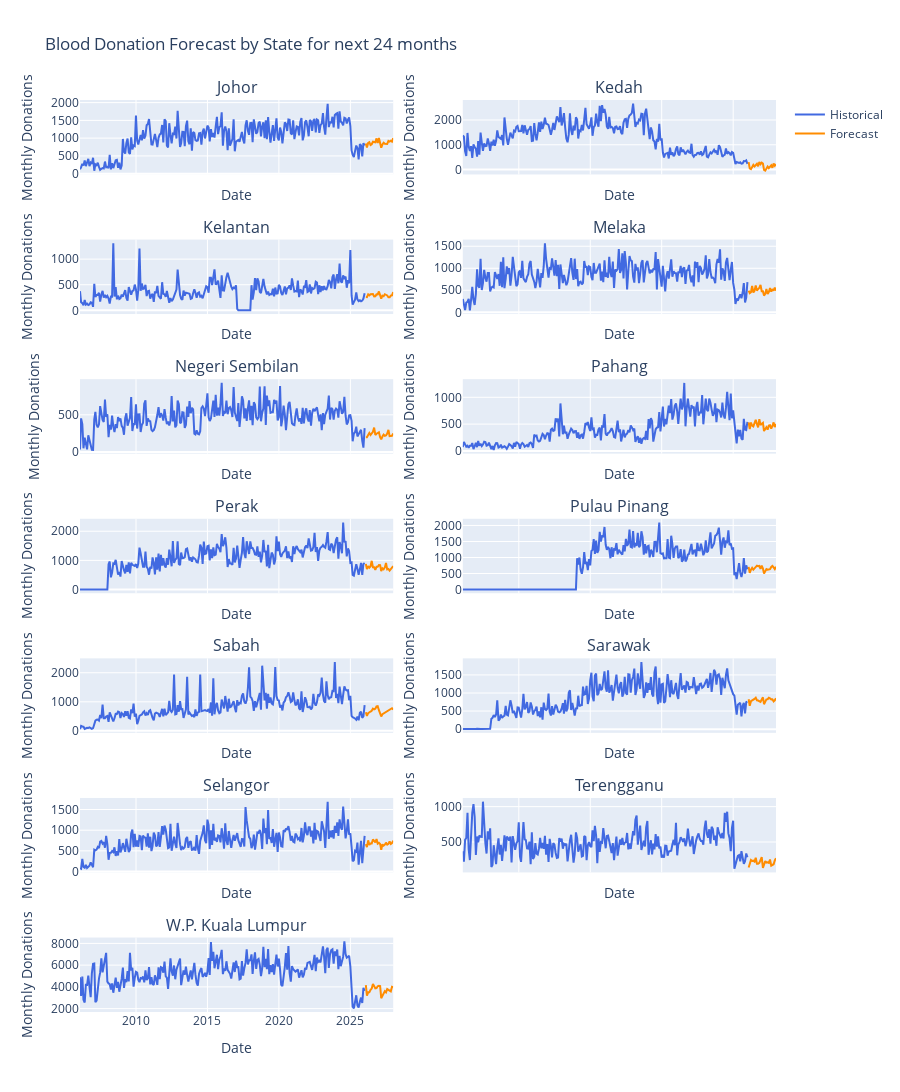

Source (notebook cell):
### Code cell
if not all_forecasts.empty:
    n_states = len(states)
    n_cols = 2
    n_rows = (n_states + n_cols - 1) // n_cols

    fig = make_subplots(
        rows=n_rows, 
        cols=n_cols,
        subplot_titles=states,
        shared_xaxes=True
    )

    for i, state in enumerate(states):
        row = i // n_cols + 1
        col = i % n_cols + 1
        
        state_monthly_data = monthly_data_all_states.get(state)
        state_forecast_data = all_forecasts[all_forecasts['state'] == state]

        if state_monthly_data is not None:
            fig.add_trace(go.Scatter(
                x=state_monthly_data.index, 
                y=state_monthly_data.values,
                name='Historical',
                legendgroup=state,
                showlegend=(i==0),
                line=dict(color='royalblue')
            ), row=row, col=col)
        
        if not state_forecast_data.empty:
            fig.add_trace(go.Scatter(
                x=state_forecast_data['forecast_date'], 
                y=state_forecast_data['forecasted_donations'],
                name='Forecast',
                legendgroup=state,
                showlegend=(i==0),
                line=dict(color='darkorange', dash='solid')
            ), row=row, col=col)

    fig.update_layout(
        title_text='Blood Donation Forecast by State for next 24 months',
        height=400 * n_rows,
        hovermode='x unified'
    )
    fig.update_xaxes(title_text='Date')
    fig.update_yaxes(title_text='Monthly Donations')
    
    fig.show()

    # Save the tuned forecasts to a CSV file
    all_forecasts.to_csv('tuned_blood_donation_forecast.csv', index=False)
    print("\nTuned time series forecasting has been completed.")
    print("The forecasts are saved in 'tuned_blood_donation_forecast.csv'.")

else:
    print("Could not generate any forecasts.")

### Figure 1 — Plotly figure (JSON) as saved in the notebook; plotly's stock layout.template omitted (floating-point values rounded to 4 significant figures; data arrays with more than 128 entries replaced by an {"elided": "..."} marker saying what was removed)
{"data": [{"legendgroup": "Johor", "line": {"color": "royalblue"}, "name": "Historical", "showlegend": true, "type": "scatter", "x": {"elided": "240 str values"}, "xaxis": "x", "y": {"elided": "240 int values"}, "yaxis": "y"}, {"legendgroup": "Johor", "line": {"color": "darkorange", "dash": "solid"}, "name": "Forecast", "showlegend": true, "type": "scatter", "x": ["2026-01-31T00:00:00.000000000", "2026-02-28T00:00:00.000000000", "2026-03-31T00:00:00.000000000", "2026-04-30T00:00:00.000000000", "2026-05-31T00:00:00.000000000", "2026-06-30T00:00:00.000000000", "2026-07-31T00:00:00.000000000", "2026-08-31T00:00:00.000000000", "2026-09-30T00:00:00.000000000", "2026-10-31T00:00:00.000000000", "2026-11-30T00:00:00.000000000", "2026-12-31T00:00:00.000000000", "2027-01-31T00:00:00.000000000", "2027-02-28T00:00:00.000000000", "2027-03-31T00:00:00.000000000", "2027-04-30T00:00:00.000000000", "2027-05-31T00:00:00.000000000", "2027-06-30T00:00:00.000000000", "2027-07-31T00:00:00.000000000", "2027-08-31T00:00:00.000000000", "2027-09-30T00:00:00.000000000", "2027-10-31T00:00:00.000000000", "2027-11-30T00:00:00.000000000", "2027-12-31T00:00:00.000000000"], "xaxis": "x", "y": [847.8, 735.7, 865.1, 886.2, 805.9, 827.3, 898.7, 897.3, 882.9, 992.5, 866.2, 1004.0, 842.4, 732.0, 822.0, 872.4, 839.7, 843.4, 835.6, 921.6, 901.8, 928.0, 901.8, 998.6], "yaxis": "y"}, {"legendgroup": "Kedah", "line": {"color": "royalblue"}, "name": "Historical", "showlegend": false, "type": "scatter", "x": {"elided": "240 str values"}, "xaxis": "x2", "y": {"elided": "240 int values"}, "yaxis": "y2"}, {"legendgroup": "Kedah", "line": {"color": "darkorange", "dash": "solid"}, "name": "Forecast", "showlegend": false, "type": "scatter", "x": ["2026-01-31T00:00:00.000000000", "2026-02-28T00:00:00.000000000", "2026-03-31T00:00:00.000000000", "2026-04-30T00:00:00.000000000", "2026-05-31T00:00:00.000000000", "2026-06-30T00:00:00.000000000", "2026-07-31T00:00:00.000000000", "2026-08-31T00:00:00.000000000", "2026-09-30T00:00:00.000000000", "2026-10-31T00:00:00.000000000", "2026-11-30T00:00:00.000000000", "2026-12-31T00:00:00.000000000", "2027-01-31T00:00:00.000000000", "2027-02-28T00:00:00.000000000", "2027-03-31T00:00:00.000000000", "2027-04-30T00:00:00.000000000", "2027-05-31T00:00:00.000000000", "2027-06-30T00:00:00.000000000", "2027-07-31T00:00:00.000000000", "2027-08-31T00:00:00.000000000", "2027-09-30T00:00:00.000000000", "2027-10-31T00:00:00.000000000", "2027-11-30T00:00:00.000000000", "2027-12-31T00:00:00.000000000"], "xaxis": "x2", "y": [294.9, 41.13, 10.93, 98.26, 183.5, 119.1, 161.9, 231.2, 132.0, 302.6, 213.4, 277.4, 239.6, -21.19, -50.64, 35.16, 119.3, 56.06, 97.69, 166.3, 69.33, 237.9, 150.2, 211.7], "yaxis": "y2"}, {"legendgroup": "Kelantan", "line": {"color": "royalblue"}, "name": "Historical", "showlegend": false, "type": "scatter", "x": {"elided": "240 str values"}, "xaxis": "x3", "y": {"elided": "240 int values"}, "yaxis": "y3"}, {"legendgroup": "Kelantan", "line": {"color": "darkorange", "dash": "solid"}, "name": "Forecast", "showlegend": false, "type": "scatter", "x": ["2026-01-31T00:00:00.000000000", "2026-02-28T00:00:00.000000000", "2026-03-31T00:00:00.000000000", "2026-04-30T00:00:00.000000000", "2026-05-31T00:00:00.000000000", "2026-06-30T00:00:00.000000000", "2026-07-31T00:00:00.000000000", "2026-08-31T00:00:00.000000000", "2026-09-30T00:00:00.000000000", "2026-10-31T00:00:00.000000000", "2026-11-30T00:00:00.000000000", "2026-12-31T00:00:00.000000000", "2027-01-31T00:00:00.000000000", "2027-02-28T00:00:00.000000000", "2027-03-31T00:00:00.000000000", "2027-04-30T00:00:00.000000000", "2027-05-31T00:00:00.000000000", "2027-06-30T00:00:00.000000000", "2027-07-31T00:00:00.000000000", "2027-08-31T00:00:00.000000000", "2027-09-30T00:00:00.000000000", "2027-10-31T00:00:00.000000000", "2027-11-30T00:00:00.000000000", "2027-12-31T00:00:00.000000000"], "xaxis": "x3", "y": [258.2, 256.9, 312.7, 292.6, 315.0, 322.8, 317.2, 271.6, 274.4, 311.8, 311.3, 367.6, 260.1, 229.5, 285.2, 274.2, 314.5, 300.8, 290.9, 254.4, 253.8, 287.7, 293.4, 356.6], "yaxis": "y3"}, {"legendgroup": "Melaka", "line": {"color": "royalblue"}, "name": "Historical", "showlegend": false, "type": "scatter", "x": {"elided": "240 str values"}, "xaxis": "x4", "y": {"elided": "240 int values"}, "yaxis": "y4"}, {"legendgroup": "Melaka", "line": {"color": "darkorange", "dash": "solid"}, "name": "Forecast", "showlegend": false, "type": "scatter", "x": ["2026-01-31T00:00:00.000000000", "2026-02-28T00:00:00.000000000", "2026-03-31T00:00:00.000000000", "2026-04-30T00:00:00.000000000", "2026-05-31T00:00:00.000000000", "2026-06-30T00:00:00.000000000", "2026-07-31T00:00:00.000000000", "2026-08-31T00:00:00.000000000", "2026-09-30T00:00:00.000000000", "2026-10-31T00:00:00.000000000", "2026-11-30T00:00:00.000000000", "2026-12-31T00:00:00.000000000", "2027-01-31T00:00:00.000000000", "2027-02-28T00:00:00.000000000", "2027-03-31T00:00:00.000000000", "2027-04-30T00:00:00.000000000", "2027-05-31T00:00:00.000000000", "2027-06-30T00:00:00.000000000", "2027-07-31T00:00:00.000000000", "2027-08-31T00:00:00.000000000", "2027-09-30T00:00:00.000000000", "2027-10-31T00:00:00.000000000", "2027-11-30T00:00:00.000000000", "2027-12-31T00:00:00.000000000"], "xaxis": "x4", "y": [492.7, 434.8, 455.9, 596.5, 448.5, 489.2, 611.6, 493.9, 525.2, 556.3, 621.1, 479.6, 477.9, 381.0, 417.2, 529.8, 416.8, 459.7, 551.1, 469.4, 528.0, 489.4, 560.8, 492.0], "yaxis": "y4"}, {"legendgroup": "Negeri Sembilan", "line": {"color": "royalblue"}, "name": "Historical", "showlegend": false, "type": "scatter", "x": {"elided": "240 str values"}, "xaxis": "x5", "y": {"elided": "240 int values"}, "yaxis": "y5"}, {"legendgroup": "Negeri Sembilan", "line": {"color": "darkorange", "dash": "solid"}, "name": "Forecast", "showlegend": false, "type": "scatter", "x": ["2026-01-31T00:00:00.000000000", "2026-02-28T00:00:00.000000000", "2026-03-31T00:00:00.000000000", "2026-04-30T00:00:00.000000000", "2026-05-31T00:00:00.000000000", "2026-06-30T00:00:00.000000000", "2026-07-31T00:00:00.000000000", "2026-08-31T00:00:00.000000000", "2026-09-30T00:00:00.000000000", "2026-10-31T00:00:00.000000000", "2026-11-30T00:00:00.000000000", "2026-12-31T00:00:00.000000000", "2027-01-31T00:00:00.000000000", "2027-02-28T00:00:00.000000000", "2027-03-31T00:00:00.000000000", "2027-04-30T00:00:00.000000000", "2027-05-31T00:00:00.000000000", "2027-06-30T00:00:00.000000000", "2027-07-31T00:00:00.000000000", "2027-08-31T00:00:00.000000000", "2027-09-30T00:00:00.000000000", "2027-10-31T00:00:00.000000000", "2027-11-30T00:00:00.000000000", "2027-12-31T00:00:00.000000000"], "xaxis": "x5", "y": [198.0, 197.6, 228.9, 256.3, 228.5, 248.6, 272.4, 327.3, 229.1, 245.8, 260.9, 265.9, 198.7, 169.7, 208.4, 234.7, 217.1, 222.2, 246.8, 297.6, 213.5, 213.7, 218.3, 248.9], "yaxis": "y5"}, {"legendgroup": "Pahang", "line": {"color": "royalblue"}, "name": "Historical", "showlegend": false, "type": "scatter", "x": {"elided": "240 str values"}, "xaxis": "x6", "y": {"elided": "240 int values"}, "yaxis": "y6"}, {"legendgroup": "Pahang", "line": {"color": "darkorange", "dash": "solid"}, "name": "Forecast", "showlegend": false, "type": "scatter", "x": ["2026-01-31T00:00:00.000000000", "2026-02-28T00:00:00.000000000", "2026-03-31T00:00:00.000000000", "2026-04-30T00:00:00.000000000", "2026-05-31T00:00:00.000000000", "2026-06-30T00:00:00.000000000", "2026-07-31T00:00:00.000000000", "2026-08-31T00:00:00.000000000", "2026-09-30T00:00:00.000000000", "2026-10-31T00:00:00.000000000", "2026-11-30T00:00:00.000000000", "2026-12-31T00:00:00.000000000", "2027-01-31T00:00:00.000000000", "2027-02-28T00:00:00.000000000", "2027-03-31T00:00:00.000000000", "2027-04-30T00:00:00.000000000", "2027-05-31T00:00:00.000000000", "2027-06-30T00:00:00.000000000", "2027-07-31T00:00:00.000000000", "2027-08-31T00:00:00.000000000", "2027-09-30T00:00:00.000000000", "2027-10-31T00:00:00.000000000", "2027-11-30T00:00:00.000000000", "2027-12-31T00:00:00.000000000"], "xaxis": "x6", "y": [533.7, 406.7, 530.0, 473.5, 456.4, 515.8, 579.1, 499.8, 440.2, 593.1, 480.4, 509.4, 524.3, 371.5, 420.2, 440.7, 397.6, 471.6, 479.8, 414.3, 465.2, 531.9, 444.6, 503.7], "yaxis": "y6"}, {"legendgroup": "Perak", "line": {"color": "royalblue"}, "name": "Historical", "showlegend": false, "type": "scatter", "x": {"elided": "240 str values"}, "xaxis": "x7", "y": {"elided": "240 int values"}, "yaxis": "y7"}, {"legendgroup": "Perak", "line": {"color": "darkorange", "dash": "solid"}, "name": "Forecast", "showlegend": false, "type": "scatter", "x": ["2026-01-31T00:00:00.000000000", "2026-02-28T00:00:00.000000000", "2026-03-31T00:00:00.000000000", "2026-04-30T00:00:00.000000000", "2026-05-31T00:00:00.000000000", "2026-06-30T00:00:00.000000000", "2026-07-31T00:00:00.000000000", "2026-08-31T00:00:00.000000000", "2026-09-30T00:00:00.000000000", "2026-10-31T00:00:00.000000000", "2026-11-30T00:00:00.000000000", "2026-12-31T00:00:00.000000000", "2027-01-31T00:00:00.000000000", "2027-02-28T00:00:00.000000000", "2027-03-31T00:00:00.000000000", "2027-04-30T00:00:00.000000000", "2027-05-31T00:00:00.000000000", "2027-06-30T00:00:00.000000000", "2027-07-31T00:00:00.000000000", "2027-08-31T00:00:00.000000000", "2027-09-30T00:00:00.000000000", "2027-10-31T00:00:00.000000000", "2027-11-30T00:00:00.000000000", "2027-12-31T00:00:00.000000000"], "xaxis": "x7", "y": [876.0, 701.1, 805.1, 750.3, 799.1, 985.0, 765.5, 761.9, 674.2, 780.1, 782.6, 840.4, 836.5, 633.7, 724.7, 692.7, 758.5, 910.0, 691.6, 707.6, 650.8, 704.3, 744.7, 800.0], "yaxis": "y7"}, {"legendgroup": "Pulau Pinang", "line": {"color": "royalblue"}, "name": "Historical", "showlegend": false, "type": "scatter", "x": {"elided": "240 str values"}, "xaxis": "x8", "y": {"elided": "240 int values"}, "yaxis": "y8"}, {"legendgroup": "Pulau Pinang", "line": {"color": "darkorange", "dash": "solid"}, "name": "Forecast", "showlegend": false, "type": "scatter", "x": ["2026-01-31T00:00:00.000000000", "2026-02-28T00:00:00.000000000", "2026-03-31T00:00:00.000000000", "2026-04-30T00:00:00.000000000", "2026-05-31T00:00:00.000000000", "2026-06-30T00:00:00.000000000", "2026-07-31T00:00:00.000000000", "2026-08-31T00:00:00.000000000", "2026-09-30T00:00:00.000000000", "2026-10-31T00:00:00.000000000", "2026-11-30T00:00:00.000000000", "2026-12-31T00:00:00.000000000", "2027-01-31T00:00:00.000000000", "2027-02-28T00:00:00.000000000", "2027-03-31T00:00:00.000000000", "2027-04-30T00:00:00.000000000", "2027-05-31T00:00:00.000000000", "2027-06-30T00:00:00.000000000", "2027-07-31T00:00:00.000000000", "2027-08-31T00:00:00.000000000", "2027-09-30T00:00:00.000000000", "2027-10-31T00:00:00.000000000", "2027-11-30T00:00:00.000000000", "2027-12-31T00:00:00.000000000"], "xaxis": "x8", "y": [706.4, 519.8, 618.5, 675.0, 618.0, 651.9, 685.6, 745.7, 728.2, 737.0, 647.3, 742.6, 656.9, 501.8, 566.6, 638.7, 619.7, 618.1, 634.0, 705.3, 734.3, 690.6, 638.3, 710.5], "yaxis": "y8"}, {"legendgroup": "Sabah", "line": {"color": "royalblue"}, "name": "Historical", "showlegend": false, "type": "scatter", "x": {"elided": "240 str values"}, "xaxis": "x9", "y": {"elided": "240 int values"}, "yaxis": "y9"}, {"legendgroup": "Sabah", "line": {"color": "darkorange", "dash": "solid"}, "name": "Forecast", "showlegend": false, "type": "scatter", "x": ["2026-01-31T00:00:00.000000000", "2026-02-28T00:00:00.000000000", "2026-03-31T00:00:00.000000000", "2026-04-30T00:00:00.000000000", "2026-05-31T00:00:00.000000000", "2026-06-30T00:00:00.000000000", "2026-07-31T00:00:00.000000000", "2026-08-31T00:00:00.000000000", "2026-09-30T00:00:00.000000000", "2026-10-31T00:00:00.000000000", "2026-11-30T00:00:00.000000000", "2026-12-31T00:00:00.000000000", "2027-01-31T00:00:00.000000000", "2027-02-28T00:00:00.000000000", "2027-03-31T00:00:00.000000000", "2027-04-30T00:00:00.000000000", "2027-05-31T00:00:00.000000000", "2027-06-30T00:00:00.000000000", "2027-07-31T00:00:00.000000000", "2027-08-31T00:00:00.000000000", "2027-09-30T00:00:00.000000000", "2027-10-31T00:00:00.000000000", "2027-11-30T00:00:00.000000000", "2027-12-31T00:00:00.000000000"], "xaxis": "x9", "y": [638.0, 514.8, 608.5, 647.6, 664.1, 689.5, 764.3, 739.7, 757.7, 839.3, 850.4, 710.6, 590.8, 495.0, 571.3, 598.2, 604.7, 643.5, 684.4, 707.5, 728.7, 761.3, 778.3, 728.3], "yaxis": "y9"}, {"legendgroup": "Sarawak", "line": {"color": "royalblue"}, "name": "Historical", "showlegend": false, "type": "scatter", "x": {"elided": "240 str values"}, "xaxis": "x10", "y": {"elided": "240 int values"}, "yaxis": "y10"}, {"legendgroup": "Sarawak", "line": {"color": "darkorange", "dash": "solid"}, "name": "Forecast", "showlegend": false, "type": "scatter", "x": ["2026-01-31T00:00:00.000000000", "2026-02-28T00:00:00.000000000", "2026-03-31T00:00:00.000000000", "2026-04-30T00:00:00.000000000", "2026-05-31T00:00:00.000000000", "2026-06-30T00:00:00.000000000", "2026-07-31T00:00:00.000000000", "2026-08-31T00:00:00.000000000", "2026-09-30T00:00:00.000000000", "2026-10-31T00:00:00.000000000", "2026-11-30T00:00:00.000000000", "2026-12-31T00:00:00.000000000", "2027-01-31T00:00:00.000000000", "2027-02-28T00:00:00.000000000", "2027-03-31T00:00:00.000000000", "2027-04-30T00:00:00.000000000", "2027-05-31T00:00:00.000000000", "2027-06-30T00:00:00.000000000", "2027-07-31T00:00:00.000000000", "2027-08-31T00:00:00.000000000", "2027-09-30T00:00:00.000000000", "2027-10-31T00:00:00.000000000", "2027-11-30T00:00:00.000000000", "2027-12-31T00:00:00.000000000"], "xaxis": "x10", "y": [826.4, 646.6, 772.4, 796.0, 795.3, 836.9, 869.8, 798.7, 790.9, 763.4, 754.0, 818.0, 880.8, 689.6, 769.8, 823.9, 828.2, 866.7, 848.9, 822.7, 825.8, 766.3, 796.0, 854.2], "yaxis": "y10"}, {"legendgroup": "Selangor", "line": {"color": "royalblue"}, "name": "Historical", "showlegend": false, "type": "scatter", "x": {"elided": "240 str values"}, "xaxis": "x11", "y": {"elided": "240 int values"}, "yaxis": "y11"}, {"legendgroup": "Selangor", "line": {"color": "darkorange", "dash": "solid"}, "name": "Forecast", "showlegend": false, "type": "scatter", "x": ["2026-01-31T00:00:00.000000000", "2026-02-28T00:00:00.000000000", "2026-03-31T00:00:00.000000000", "2026-04-30T00:00:00.000000000", "2026-05-31T00:00:00.000000000", "2026-06-30T00:00:00.000000000", "2026-07-31T00:00:00.000000000", "2026-08-31T00:00:00.000000000", "2026-09-30T00:00:00.000000000", "2026-10-31T00:00:00.000000000", "2026-11-30T00:00:00.000000000", "2026-12-31T00:00:00.000000000", "2027-01-31T00:00:00.000000000", "2027-02-28T00:00:00.000000000", "2027-03-31T00:00:00.000000000", "2027-04-30T00:00:00.000000000", "2027-05-31T00:00:00.000000000", "2027-06-30T00:00:00.000000000", "2027-07-31T00:00:00.000000000", "2027-08-31T00:00:00.000000000", "2027-09-30T00:00:00.000000000", "2027-10-31T00:00:00.000000000", "2027-11-30T00:00:00.000000000", "2027-12-31T00:00:00.000000000"], "xaxis": "x11", "y": [660.6, 589.6, 754.4, 643.2, 679.7, 679.3, 775.7, 726.1, 706.2, 787.1, 675.1, 693.7, 667.8, 525.0, 657.6, 624.9, 648.4, 699.0, 649.4, 669.6, 729.1, 666.7, 687.8, 747.8], "yaxis": "y11"}, {"legendgroup": "Terengganu", "line": {"color": "royalblue"}, "name": "Historical", "showlegend": false, "type": "scatter", "x": {"elided": "240 str values"}, "xaxis": "x12", "y": {"elided": "240 int values"}, "yaxis": "y12"}, {"legendgroup": "Terengganu", "line": {"color": "darkorange", "dash": "solid"}, "name": "Forecast", "showlegend": false, "type": "scatter", "x": ["2026-01-31T00:00:00.000000000", "2026-02-28T00:00:00.000000000", "2026-03-31T00:00:00.000000000", "2026-04-30T00:00:00.000000000", "2026-05-31T00:00:00.000000000", "2026-06-30T00:00:00.000000000", "2026-07-31T00:00:00.000000000", "2026-08-31T00:00:00.000000000", "2026-09-30T00:00:00.000000000", "2026-10-31T00:00:00.000000000", "2026-11-30T00:00:00.000000000", "2026-12-31T00:00:00.000000000", "2027-01-31T00:00:00.000000000", "2027-02-28T00:00:00.000000000", "2027-03-31T00:00:00.000000000", "2027-04-30T00:00:00.000000000", "2027-05-31T00:00:00.000000000", "2027-06-30T00:00:00.000000000", "2027-07-31T00:00:00.000000000", "2027-08-31T00:00:00.000000000", "2027-09-30T00:00:00.000000000", "2027-10-31T00:00:00.000000000", "2027-11-30T00:00:00.000000000", "2027-12-31T00:00:00.000000000"], "xaxis": "x12", "y": [139.5, 197.8, 244.3, 230.7, 235.4, 221.6, 276.7, 191.6, 191.0, 204.2, 262.8, 285.1, 131.5, 184.2, 230.2, 207.0, 211.2, 204.3, 251.0, 165.0, 174.3, 185.2, 238.9, 268.6], "yaxis": "y12"}, {"legendgroup": "W.P. Kuala Lumpur", "line": {"color": "royalblue"}, "name": "Historical", "showlegend": false, "type": "scatter", "x": {"elided": "240 str values"}, "xaxis": "x13", "y": {"elided": "240 int values"}, "yaxis": "y13"}, {"legendgroup": "W.P. Kuala Lumpur", "line": {"color": "darkorange", "dash": "solid"}, "name": "Forecast", "showlegend": false, "type": "scatter", "x": ["2026-01-31T00:00:00.000000000", "2026-02-28T00:00:00.000000000", "2026-03-31T00:00:00.000000000", "2026-04-30T00:00:00.000000000", "2026-05-31T00:00:00.000000000", "2026-06-30T00:00:00.000000000", "2026-07-31T00:00:00.000000000", "2026-08-31T00:00:00.000000000", "2026-09-30T00:00:00.000000000", "2026-10-31T00:00:00.000000000", "2026-11-30T00:00:00.000000000", "2026-12-31T00:00:00.000000000", "2027-01-31T00:00:00.000000000", "2027-02-28T00:00:00.000000000", "2027-03-31T00:00:00.000000000", "2027-04-30T00:00:00.000000000", "2027-05-31T00:00:00.000000000", "2027-06-30T00:00:00.000000000", "2027-07-31T00:00:00.000000000", "2027-08-31T00:00:00.000000000", "2027-09-30T00:00:00.000000000", "2027-10-31T00:00:00.000000000", "2027-11-30T00:00:00.000000000", "2027-12-31T00:00:00.000000000"], "xaxis": "x13", "y": [4157.0, 3187.0, 3495.0, 3495.0, 3729.0, 3840.0, 4275.0, 4038.0, 3870.0, 3885.0, 4057.0, 4093.0, 4067.0, 2957.0, 3170.0, 3343.0, 3607.0, 3498.0, 3800.0, 3726.0, 3672.0, 3581.0, 4010.0, 3980.0], "yaxis": "y13"}], "layout": {"annotations": [{"font": {"size": 16}, "showarrow": false, "text": "Johor", "x": 0.225, "xanchor": "center", "xref": "paper", "y": 1.0, "yanchor": "bottom", "yref": "paper"}, {"font": {"size": 16}, "showarrow": false, "text": "Kedah", "x": 0.775, "xanchor": "center", "xref": "paper", "y": 1.0, "yanchor": "bottom", "yref": "paper"}, {"font": {"size": 16}, "showarrow": false, "text": "Kelantan", "x": 0.225, "xanchor": "center", "xref": "paper", "y": 0.8469, "yanchor": "bottom", "yref": "paper"}, {"font": {"size": 16}, "showarrow": false, "text": "Melaka", "x": 0.775, "xanchor": "center", "xref": "paper", "y": 0.8469, "yanchor": "bottom", "yref": "paper"}, {"font": {"size": 16}, "showarrow": false, "text": "Negeri Sembilan", "x": 0.225, "xanchor": "center", "xref": "paper", "y": 0.6939, "yanchor": "bottom", "yref": "paper"}, {"font": {"size": 16}, "showarrow": false, "text": "Pahang", "x": 0.775, "xanchor": "center", "xref": "paper", "y": 0.6939, "yanchor": "bottom", "yref": "paper"}, {"font": {"size": 16}, "showarrow": false, "text": "Perak", "x": 0.225, "xanchor": "center", "xref": "paper", "y": 0.5408, "yanchor": "bottom", "yref": "paper"}, {"font": {"size": 16}, "showarrow": false, "text": "Pulau Pinang", "x": 0.775, "xanchor": "center", "xref": "paper", "y": 0.5408, "yanchor": "bottom", "yref": "paper"}, {"font": {"size": 16}, "showarrow": false, "text": "Sabah", "x": 0.225, "xanchor": "center", "xref": "paper", "y": 0.3878, "yanchor": "bottom", "yref": "paper"}, {"font": {"size": 16}, "showarrow": false, "text": "Sarawak", "x": 0.775, "xanchor": "center", "xref": "paper", "y": 0.3878, "yanchor": "bottom", "yref": "paper"}, {"font": {"size": 16}, "showarrow": false, "text": "Selangor", "x": 0.225, "xanchor": "center", "xref": "paper", "y": 0.2347, "yanchor": "bottom", "yref": "paper"}, {"font": {"size": 16}, "showarrow": false, "text": "Terengganu", "x": 0.775, "xanchor": "center", "xref": "paper", "y": 0.2347, "yanchor": "bottom", "yref": "paper"}, {"font": {"size": 16}, "showarrow": false, "text": "W.P. Kuala Lumpur", "x": 0.225, "xanchor": "center", "xref": "paper", "y": 0.08163, "yanchor": "bottom", "yref": "paper"}], "height": 2800, "hovermode": "x unified", "title": {"text": "Blood Donation Forecast by State for next 24 months"}, "xaxis": {"anchor": "y", "domain": [0, 0.45], "matches": "x13", "showticklabels": false, "title": {"text": "Date"}}, "xaxis10": {"anchor": "y10", "domain": [0.55, 1], "matches": "x14", "showticklabels": false, "title": {"text": "Date"}}, "xaxis11": {"anchor": "y11", "domain": [0, 0.45], "matches": "x13", "showticklabels": false, "title": {"text": "Date"}}, "xaxis12": {"anchor": "y12", "domain": [0.55, 1], "matches": "x14", "showticklabels": false, "title": {"text": "Date"}}, "xaxis13": {"anchor": "y13", "domain": [0, 0.45], "title": {"text": "Date"}}, "xaxis14": {"anchor": "y14", "domain": [0.55, 1], "title": {"text": "Date"}}, "xaxis2": {"anchor": "y2", "domain": [0.55, 1], "matches": "x14", "showticklabels": false, "title": {"text": "Date"}}, "xaxis3": {"anchor": "y3", "domain": [0, 0.45], "matches": "x13", "showticklabels": false, "title": {"text": "Date"}}, "xaxis4": {"anchor": "y4", "domain": [0.55, 1], "matches": "x14", "showticklabels": false, "title": {"text": "Date"}}, "xaxis5": {"anchor": "y5", "domain": [0, 0.45], "matches": "x13", "showticklabels": false, "title": {"text": "Date"}}, "xaxis6": {"anchor": "y6", "domain": [0.55, 1], "matches": "x14", "showticklabels": false, "title": {"text": "Date"}}, "xaxis7": {"anchor": "y7", "domain": [0, 0.45], "matches": "x13", "showticklabels": false, "title": {"text": "Date"}}, "xaxis8": {"anchor": "y8", "domain": [0.55, 1], "matches": "x14", "showticklabels": false, "title": {"text": "Date"}}, "xaxis9": {"anchor": "y9", "domain": [0, 0.45], "matches": "x13", "showticklabels": false, "title": {"text": "Date"}}, "yaxis": {"anchor": "x", "domain": [0.9184, 1.0], "title": {"text": "Monthly Donations"}}, "yaxis10": {"anchor": "x10", "domain": [0.3061, 0.3878], "title": {"text": "Monthly Donations"}}, "yaxis11": {"anchor": "x11", "domain": [0.1531, 0.2347], "title": {"text": "Monthly Donations"}}, "yaxis12": {"anchor": "x12", "domain": [0.1531, 0.2347], "title": {"text": "Monthly Donations"}}, "yaxis13": {"anchor": "x13", "domain": [0, 0.08163], "title": {"text": "Monthly Donations"}}, "yaxis14": {"anchor": "x14", "domain": [0, 0.08163], "title": {"text": "Monthly Donations"}}, "yaxis2": {"anchor": "x2", "domain": [0.9184, 1.0], "title": {"text": "Monthly Donations"}}, "yaxis3": {"anchor": "x3", "domain": [0.7653, 0.8469], "title": {"text": "Monthly Donations"}}, "yaxis4": {"anchor": "x4", "domain": [0.7653, 0.8469], "title": {"text": "Monthly Donations"}}, "yaxis5": {"anchor": "x5", "domain": [0.6122, 0.6939], "title": {"text": "Monthly Donations"}}, "yaxis6": {"anchor": "x6", "domain": [0.6122, 0.6939], "title": {"text": "Monthly Donations"}}, "yaxis7": {"anchor": "x7", "domain": [0.4592, 0.5408], "title": {"text": "Monthly Donations"}}, "yaxis8": {"anchor": "x8", "domain": [0.4592, 0.5408], "title": {"text": "Monthly Donations"}}, "yaxis9": {"anchor": "x9", "domain": [0.3061, 0.3878], "title": {"text": "Monthly Donations"}}}}
